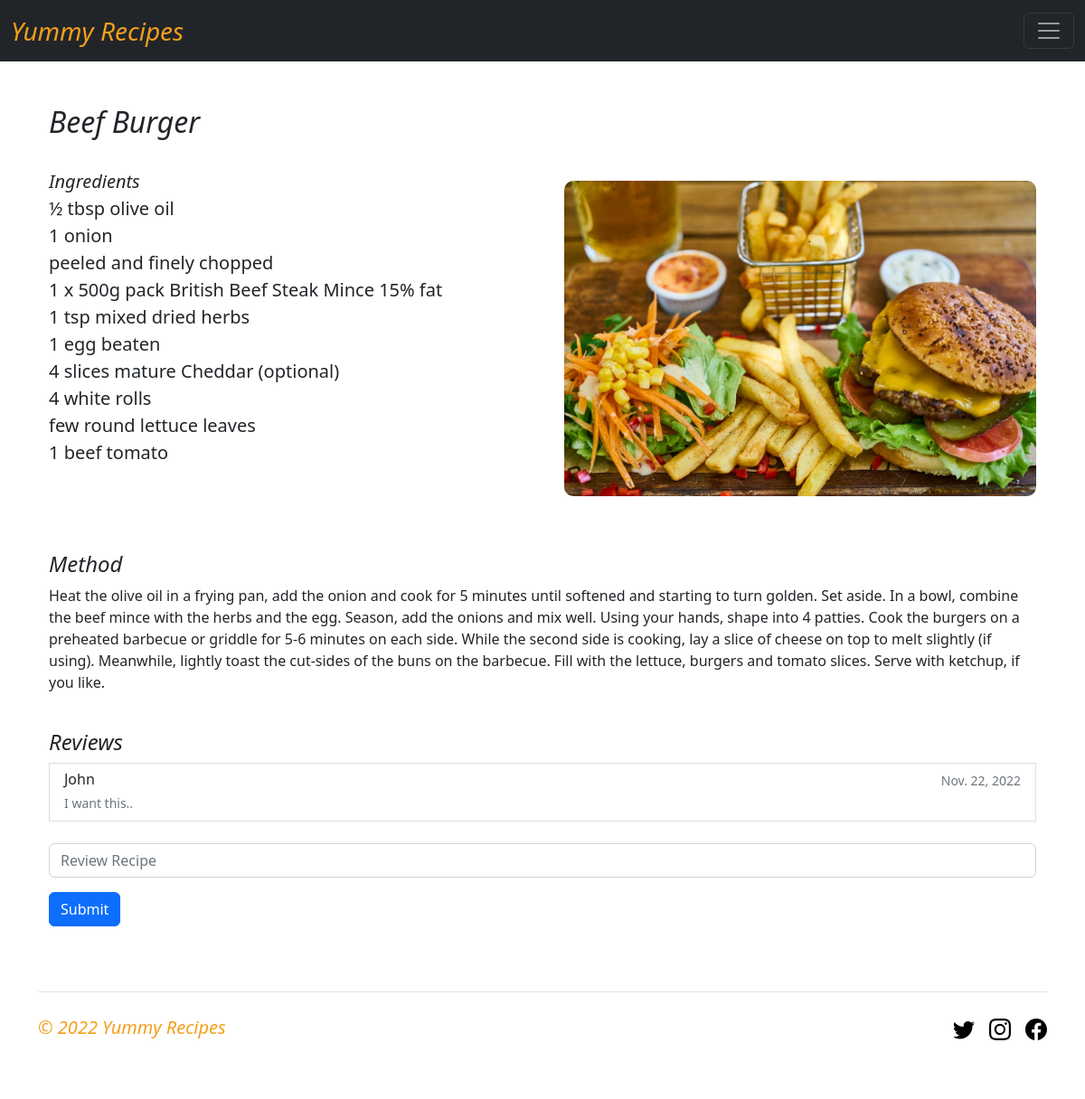
Page /2/ on the committed database.
### home/models.py (models this page shows, shortened)
class Recipe(models.Model):
    name = models.CharField(max_length=100)
    ingredients = models.TextField()
    method = models.TextField()
    thumbnail = models.ImageField(null=False, blank=False)
    date_created = models.DateField(auto_now_add=True)
    created_by = models.ForeignKey(User, null=True, blank=True, on_delete=models.DO_NOTHING)
    class Meta:
        ordering = ['-date_created', 'name']

class Review(models.Model):
    comment_by = models.ForeignKey(User, on_delete=models.CASCADE)
    recipe_id = models.ForeignKey(Recipe, on_delete=models.CASCADE)
    review = models.CharField(max_length=100, null=False, blank=False)
    date_created = models.DateField(auto_now_add=True)
    def __str__(self):
        return self.review
    class Meta:
        ordering = ['-date_created', 'review']

### users/models.py (models this page shows, shortened)
class User(AbstractUser):
    ROLE = (
        ('Admin', 'Admin'),
        ('Manager', 'Manager'),
        ('User', 'User'),
    )
    role = models.CharField(max_length=30, choices=ROLE, default="User")
    name = models.CharField(max_length=50, null=False, blank=False)
    email = models.EmailField(unique=True, null=False, blank=False)
    class Meta:
        ordering = ['-date_joined', ]

### home/views.py (the view, shortened to what this page needs)
# urls.py: path("<int:pk>/", views.recipeDetail, name='recipe-detail'),
def recipeDetail(request, pk):
    recipe = Recipe.objects.get(id=pk)
    ingredients = recipe.ingredients.split(",")
    reviews = Recipe.objects.get(id=pk).review_set.all()
    if request.user.is_anonymous:
        if request.method == 'POST':
            messages.info(request, 'Please Login to review our Recipe')
    context = {'recipe': recipe, 'ingredients': ingredients, 'reviews': reviews}
    return render(request, 'home/recipe-detail.html', context)

### home/templates/home/recipe-detail.html (shortened to what this page needs)
{% extends 'base.html' %}
{% load static %}
{% block content %}
<div class="container col-xxl-8 px-4 py-5 min-vh-100">
  <div>
    <h2><i>{{recipe.name}}</i></h2>
    <div class="row flex-lg-row-reverse align-items-center g-5 pt-4">
      <div class="col-10 col-sm-8 col-lg-6">
        <img
          style="border-radius: 10px"
          src="{% static recipe.thumbnail.url %}"
          class="d-block mx-lg-auto img-fluid"
          alt="Image"
          width="700"
          height="500"
          loading="lazy"
        />
      </div>
      <div class="col-lg-6">
        <p class="lead">
          <b><i>Ingredients</i></b
          ><br />
          {% for ingredient in ingredients %}
          {{ingredient}}<br />
          {% endfor %}
        </p>
      </div>
      <div>
        <h4><i>Method</i></h4>
        <p>{{recipe.method}}</p>
      </div>
    </div>
  </div>
  <br>
  <div class="list-group">
    <h4><i>Reviews</i></h4>
    {% for review in reviews %}
    <div href="#" class="list-group-item list-group-item-action">
      <div class="d-flex w-100 justify-content-between">
        <h6 class="mb-1">{{review.comment_by.name}}</h6>
        <small class="text-muted">{{review.date_created}}</small>
      </div>
      <small class="text-muted">{{review}}</small>
    </div>
    <br />
    {% endfor %}
    <form class="" method="post" action="">
      <div class="mb-3">
        <input
          type="text"
          class="form-control"
          id="review"
          name="review"
          placeholder="Review Recipe"
          required
        />
      </div>
      <button type="submit" class="btn btn-primary">Submit</button>
    </form>
  </div>
</div>
{% endblock content%}

### rows in the picture
Recipe: name "Beef Burger", thumbnail (picture), method "Heat the olive oil in a frying pan, add the onion and cook for 5 minutes until softened and starting to turn golden. Set aside. In a bowl, combine the beef mince with the herbs and the egg. Season, add the onions and mix well. Using your hands, shape into 4 patties. Cook the burgers on a preheated barbecue or griddle for 5-6 minutes on each side. While the second side is cooking, lay a slice of cheese on top to melt slightly (if using). Meanwhile, lightly toast the cut-sides of the buns on the barbecue. Fill with the lettuce, burgers and tomato slices. Serve with ketchup, if you like."
Review: comment_by.name "John", date_created "Nov. 22, 2022", review "I want this.."

### other values in the picture
{{ ingredient }} "½ tbsp olive oil" "1 onion" "peeled and finely chopped" "1 x 500g pack British Beef Steak Mince 15% fat" "1 tsp mixed dried herbs" "1 egg beaten" "4 slices mature Cheddar (optional)" "4 white rolls" "few round lettuce leaves" "1 beef tomato"
